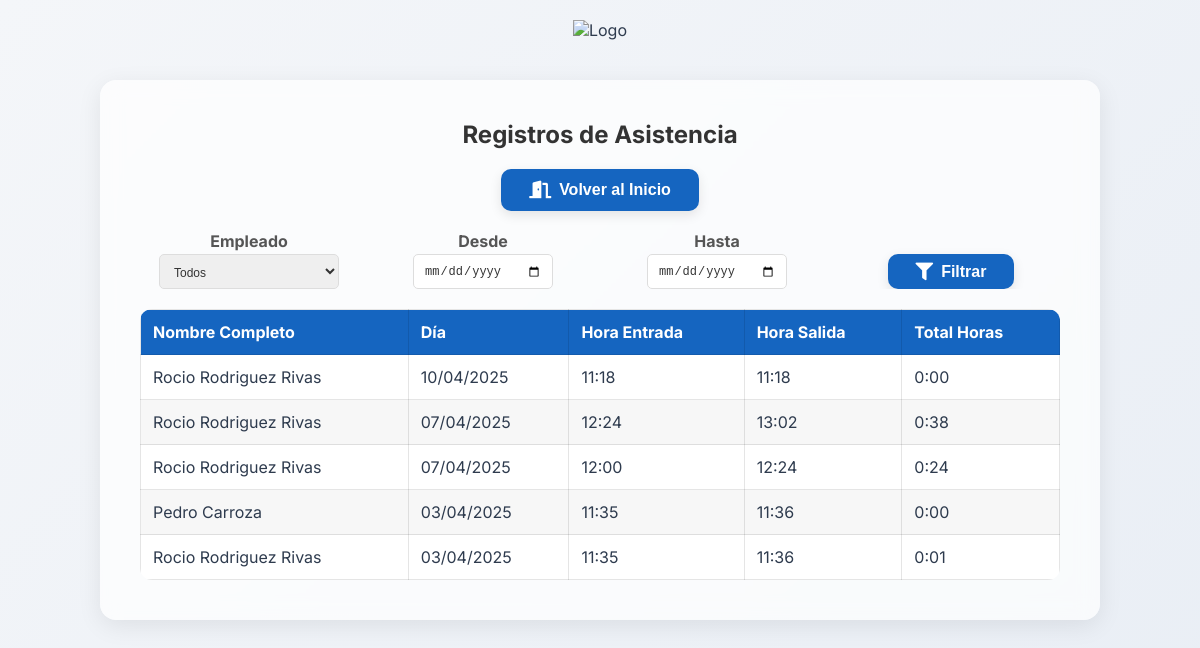
The page /consultar_horarios (signed in) on the database as committed earlier.
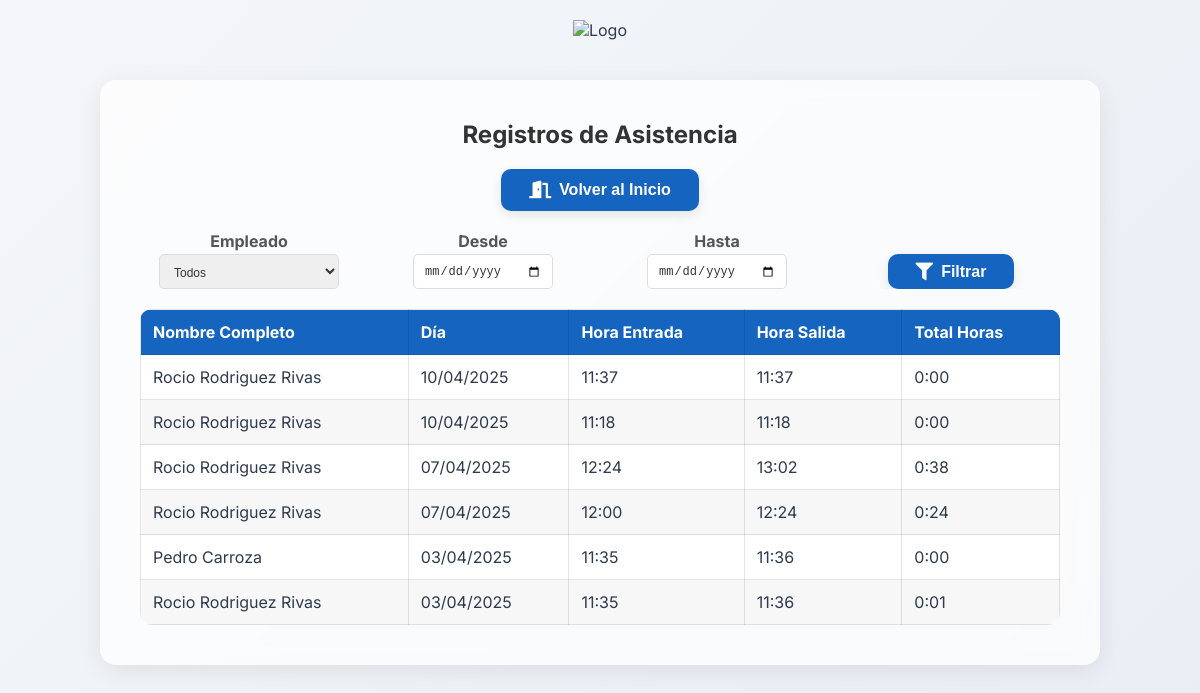
The same page on the database as committed later.
### models.py (models this page shows, shortened)
class Registro(db.Model):
    __tablename__ = "registro"
    id = db.Column(db.Integer, primary_key=True)
    empleado_id = db.Column(db.Integer, db.ForeignKey('empleado.id'), nullable=False)
    fecha_hora_entrada = db.Column(db.DateTime, nullable=False)
    fecha_hora_salida = db.Column(db.DateTime, nullable=True)
    tipo = db.Column(db.String, db.CheckConstraint("tipo IN ('Trabajo', 'Vacaciones', 'Ausencia', 'Baja')", name='check_tipo'), nullable=False)
    empleado = db.relationship('Empleado', backref='registros')

class Empleado(UserMixin, db.Model):  # Modificamos el modelo Empleado para que herede UserMixin
    __tablename__ = "empleado"
    id = db.Column(db.Integer, primary_key=True, autoincrement=True, nullable=False)
    nombre = db.Column(db.String(100), nullable=False)
    usuario = db.Column(db.String(10), unique=True, nullable=False)
    password = db.Column(db.String(200), nullable=False)  # Aseguramos que la contraseña sea suficientemente larga
    cargo = db.Column(db.String(30), nullable=False)
    alias = db.Column(db.String, nullable=False)
    nombre_completo = db.Column(db.String, nullable=False)
    dni = db.Column(db.String, nullable=True)
    seguridad_social = db.Column(db.String, nullable=True)
    sede = db.Column(db.String, db.CheckConstraint("sede IN ('Merida', 'Navalmoral')", name='check_sede'), nullable=True)
    telefono = db.Column(db.String(9), nullable=False)
    email = db.Column(db.String(100), nullable=False)
    fecha_alta = db.Column(db.DateTime, nullable=False)
    fecha_baja = db.Column(db.DateTime, nullable=True)
    sabados = db.Column(db.Boolean, nullable=False)
    activo = db.Column(db.Boolean, nullable=False)

### main.py (the view)
@app.route('/consultar_horarios')
@login_required
def consultar_horarios():
    empleado_id = request.args.get('empleado_id', type=int)
    fecha_desde = request.args.get('fecha_desde')
    fecha_hasta = request.args.get('fecha_hasta')
    query = Registro.query.options(joinedload(Registro.empleado))
    if empleado_id:
        query = query.filter(Registro.empleado_id == empleado_id)
    if fecha_desde:
        fecha_desde_dt = datetime.strptime(fecha_desde, '%Y-%m-%d')
        query = query.filter(Registro.fecha_hora_entrada >= fecha_desde_dt)
    if fecha_hasta:
        fecha_hasta_dt = datetime.strptime(fecha_hasta, '%Y-%m-%d')
        fecha_hasta_dt = fecha_hasta_dt.replace(hour=23, minute=59, second=59)
        query = query.filter(Registro.fecha_hora_entrada <= fecha_hasta_dt)
    registros_filtrados = query.order_by(Registro.fecha_hora_entrada.desc()).all()
    empleados_ids_con_registros = query.with_entities(distinct(Registro.empleado_id)).subquery()
    empleados = Empleado.query.filter(Empleado.id.in_(empleados_ids_con_registros)).all()
    return render_template('consultar_horarios.html',
        registros=registros_filtrados,
        empleados=empleados,
        filtro_empleado_id=empleado_id,
        filtro_fecha_desde=fecha_desde,
        filtro_fecha_hasta=fecha_hasta
    )

### main.py (called while the page is built)
@login_manager.user_loader
def load_user(user_id):
    return Empleado.query.get(int(user_id))

### templates/consultar_horarios.html (shortened to what this page needs)
<!DOCTYPE html>
<html lang="es">
<head>
  <link rel="stylesheet" href="https://cdnjs.cloudflare.com/ajax/libs/font-awesome/5.15.4/css/all.min.css"/>
  <link rel="stylesheet" href="{{ url_for('static', filename='css/style.css') }}">
</head>
<body>
  <header>
    <img src="{{ url_for('static', filename='logo.png') }}" alt="Logo" class="logo" />
  </header>
  <main>
    <h1>Registros de Asistencia</h1>
    <div class="buttons">
      <form action="{{ url_for('index') }}" method="get">
        <button class="btn btn-blue" type="submit">
          <i class="fas fa-door-open"></i> Volver al Inicio
        </button>
      </form>
    </div>
    <form method="get" class="form-container">
  <div class="form-row" style="display: flex; gap: 16px; flex-wrap: nowrap; align-items: flex-end; overflow-x: auto;">
    <div class="form-group">
      <label for="empleado_id">Empleado</label>
      <select name="empleado_id" id="empleado_id" class="input" style="width: 180px; height: 35px;">
        <option value="">Todos</option>
      </select>
    </div>
    <div class="form-group">
      <label for="fecha_desde">Desde</label>
      <input type="date" name="fecha_desde" id="fecha_desde" value="{{ filtro_fecha_desde }}" class="input" style="width: 140px; height: 35px;">
    </div>
    <div class="form-group">
      <label for="fecha_hasta">Hasta</label>
      <input type="date" name="fecha_hasta" id="fecha_hasta" value="{{ filtro_fecha_hasta }}" class="input" style="width: 140px; height: 35px;">
    </div>
    <div class="form-group" style="margin-top: 6px;">
      <button type="submit" class="btn btn-blue" style="height: 35px;">
        <i class="fas fa-filter"></i> Filtrar
      </button>
    </div>
  </div>
</form>
    <table>
      <thead>
        <tr>
          <th>Nombre Completo</th>
          <th>Día</th>
          <th>Hora Entrada</th>
          <th>Hora Salida</th>
          <th>Total Horas</th>
        </tr>
      </thead>
      <tbody>
        {% for registro in registros %}
        <tr>
          <td>{{ registro.empleado.nombre_completo }}</td>
          <td>{{ registro.fecha_hora_entrada.strftime('%d/%m/%Y') }}</td>
          <td>{{ registro.fecha_hora_entrada.strftime('%H:%M') }}</td>
          <td>
            {% if registro.fecha_hora_salida %}
              {{ registro.fecha_hora_salida.strftime('%H:%M') }}
            {% else %}
              -
            {% endif %}
          </td>
          <td>
            {% if registro.fecha_hora_salida %}
              {% set delta = registro.fecha_hora_salida - registro.fecha_hora_entrada %}
              {{ '%d:%02d' % (delta.total_seconds() // 3600, (delta.total_seconds() % 3600) // 60) }}
            {% else %}
              -
            {% endif %}
          </td>
        </tr>
        {% endfor %}
      </tbody>
    </table>
  </main>
</body>
</html>

### static/css/style.css (style rules this page uses)
* { margin: 0; padding: 0; box-sizing: border-box; }
body { font-family: 'Inter', sans-serif; background: linear-gradient(135deg, #f4f6f9, #e9eef5); color: #2e3b4e; display: flex; flex-direction: column; align-items: center; padding: 20px; min-height: 100vh; }
header { width: 100%; text-align: center; margin-bottom: 40px; animation: fadeInDown 0.6s ease-out; }
.logo { height: 80px; }
main { background: rgba(255, 255, 255, 0.7); backdrop-filter: blur(10px); border-radius: 16px; box-shadow: 0 6px 25px rgba(0, 0, 0, 0.08); width: 100%; max-width: 1000px; padding: 40px; text-align: center; animation: fadeInUp 0.8s ease-out; }
h1 { font-size: 2.3rem; margin-bottom: 30px; color: #1e2a36; animation: fadeIn 1s forwards 0.4s; }
.buttons { display: flex; justify-content: center; gap: 20px; flex-wrap: wrap; margin: 20px 0; }
.btn { padding: 12px 28px; border: none; border-radius: 10px; font-size: 1rem; font-weight: 600; cursor: pointer; transition: all 0.2s ease; display: inline-flex; align-items: center; justify-content: center; box-shadow: 0 4px 12px rgba(0, 0, 0, 0.1); text-decoration: none; color: #fff; }
.btn i, .btn .icon { margin-right: 8px; font-size: 1.1rem; }
.btn-blue { background-color: #1565c0; }
table { width: 100%; border-collapse: collapse; margin-top: 20px; background: rgba(255, 255, 255, 0.95); border-radius: 12px; overflow: hidden; animation: fadeIn 1s ease forwards 0.5s; }
th, td { padding: 12px; border: 1px solid rgba(0, 0, 0, 0.1); text-align: left; }
th { background-color: #1565c0; color: white; }
tr:nth-child(even) { background-color: rgba(0, 0, 0, 0.03); }
h1 { font-size: 24px; color: #333; text-align: center; margin-bottom: 20px; }
.form-row { display: flex; flex-wrap: wrap; gap: 20px; }
.form-group { flex: 1 1 45%; min-width: 200px; }
.form-group label { display: block; font-weight: bold; margin-bottom: 3px; color: #555; }
.form-group input, .form-group select { width: 100%; padding: 10px; border-radius: 5px; border: 1px solid #ddd; font-size: 12px; color: #333; }

Rows that differ between the two databases and show on the page:
added Registro: empleado.nombre_completo "Rocio Rodriguez Rivas", fecha_hora_entrada "10/04/2025", fecha_hora_entrada "11:37", fecha_hora_salida "11:37", value "0:00"
